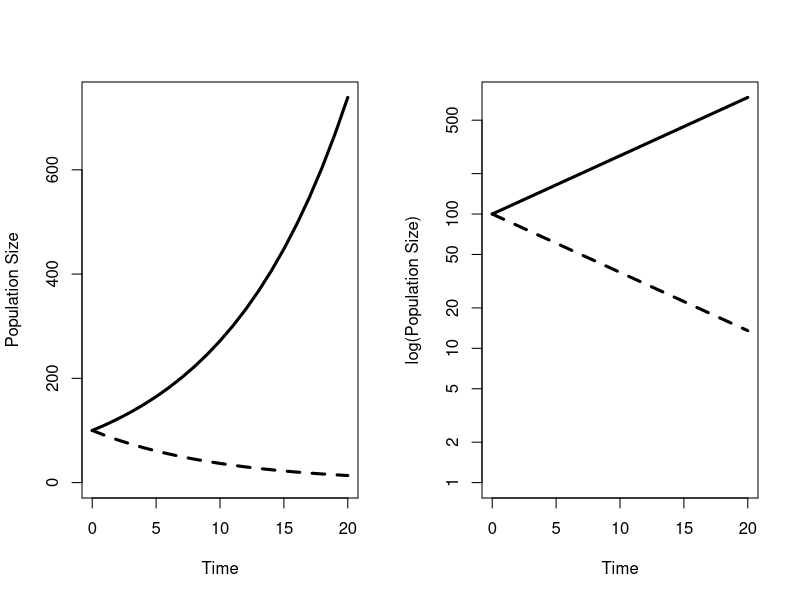

This figure's R source:
## ---- chunk 1
par(mfrow=c(1,2))
t = 0:20
N0 = 100
r = 0.1
N = N0*exp(r*t)
plot(t,N,xlab="Time",ylab="Population Size",ylim=c(0,max(N)),type="l",lwd=3)
r = -0.1
N = N0*exp(r*t)
lines(t,N,lwd=3,lty=2)
r = 0.1
N = N0*exp(r*t)
plot(t,N,log="y",xlab="Time",ylab="log(Population Size)",ylim=c(1,max(N)),type="l",lwd=3)
r = -0.1
N = N0*exp(r*t)
lines(t,N,lwd=3,lty=2)
